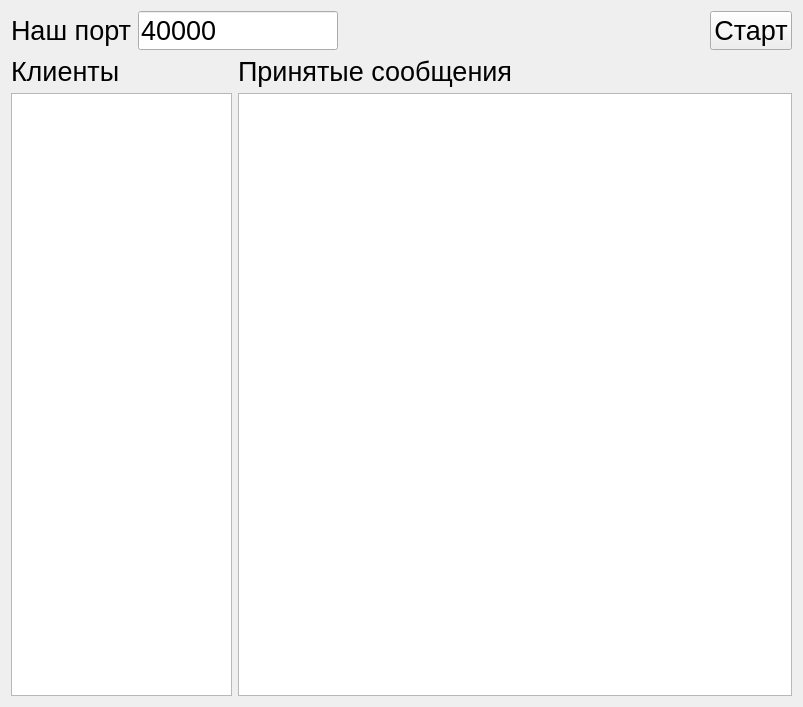
<?xml version="1.0" encoding="UTF-8"?>
<ui version="4.0">
 <class>Widget</class>
 <widget class="QWidget" name="Widget">
  <property name="geometry">
   <rect>
    <x>0</x>
    <y>0</y>
    <width>803</width>
    <height>707</height>
   </rect>
  </property>
  <property name="font">
   <font>
    <pointsize>20</pointsize>
   </font>
  </property>
  <property name="windowTitle">
   <string>Widget</string>
  </property>
  <layout class="QVBoxLayout" name="verticalLayout_3">
   <item>
    <layout class="QHBoxLayout" name="horizontalLayout">
     <item>
      <widget class="QLabel" name="label">
       <property name="text">
        <string>Наш порт</string>
       </property>
      </widget>
     </item>
     <item>
      <widget class="QLineEdit" name="listenPortEdit">
       <property name="maximumSize">
        <size>
         <width>200</width>
         <height>16777215</height>
        </size>
       </property>
       <property name="text">
        <string>40000</string>
       </property>
      </widget>
     </item>
     <item>
      <spacer name="horizontalSpacer">
       <property name="orientation">
        <enum>Qt::Horizontal</enum>
       </property>
       <property name="sizeHint" stdset="0">
        <size>
         <width>40</width>
         <height>20</height>
        </size>
       </property>
      </spacer>
     </item>
     <item>
      <widget class="QPushButton" name="startButton">
       <property name="text">
        <string>Старт</string>
       </property>
      </widget>
     </item>
    </layout>
   </item>
   <item>
    <layout class="QHBoxLayout" name="horizontalLayout_2" stretch="2,5">
     <item>
      <layout class="QVBoxLayout" name="verticalLayout">
       <item>
        <widget class="QLabel" name="label_2">
         <property name="text">
          <string>Клиенты</string>
         </property>
        </widget>
       </item>
       <item>
        <widget class="QListWidget" name="clientListWidget">
         <property name="font">
          <font>
           <pointsize>20</pointsize>
          </font>
         </property>
        </widget>
       </item>
      </layout>
     </item>
     <item>
      <layout class="QVBoxLayout" name="verticalLayout_2">
       <item>
        <widget class="QLabel" name="label_3">
         <property name="text">
          <string>Принятые сообщения</string>
         </property>
        </widget>
       </item>
       <item>
        <widget class="QTextEdit" name="chatEdit">
         <property name="readOnly">
          <bool>true</bool>
         </property>
        </widget>
       </item>
      </layout>
     </item>
    </layout>
   </item>
  </layout>
 </widget>
 <layoutdefault spacing="6" margin="11"/>
 <resources/>
 <connections/>
</ui>
